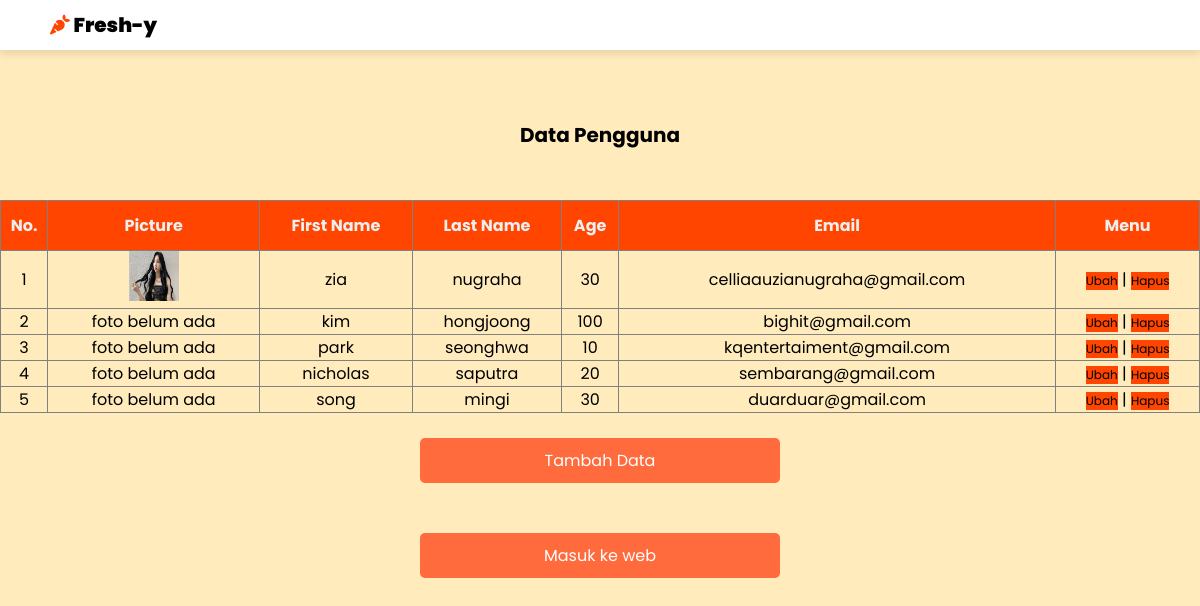
The app's page /read.php with its own data.
### tables this page shows
CREATE TABLE `user` (
  `id` tinyint NOT NULL,
  `first_name` varchar(40) NOT NULL,
  `last_name` varchar(40) NOT NULL,
  `age` tinyint NOT NULL,
  `email` varchar(100) NOT NULL,
  `password` varchar(255) NOT NULL,
  `picture` varchar(255) NOT NULL
);

### read.php (the view, shortened to what this page needs)
<?php
require "koneksi.php";
$sql = mysqli_query($conn, "SELECT * FROM user");
$user = [];
while ($row = mysqli_fetch_assoc($sql)) {
    $user[] = $row;
}
?>
<!DOCTYPE html>
<html lang="en">
<head>
    <link rel="stylesheet" href="https://cdnjs.cloudflare.com/ajax/libs/font-awesome/6.6.0/css/all.min.css">
    <link rel="stylesheet" href="read.css">
</head>
<body>
    <header class="header">
        <a href="#" class="logo"><i class="fa-sharp fa-solid fa-carrot"></i> Fresh-y </a>
    </header>
    <h4>Data Pengguna</h4>
    <br>
    <br>
    <div class="container">
    <table border="1">
            <tr>
                <th>No.</th>
                <th>Picture</th>
                <th>First Name</th>
                <th>Last Name</th>
                <th>Age</th>
                <th>Email</th>
                <th>Menu</th>
            </tr>
        <tbody>
            <?php $i = 1;
            foreach($user as $usr) : ?>
                <tr>
                    <td><?= $i ?></td>
                    <?php $direktori = "upload/" . $usr["picture"]; ?>
                    <td>
                        <center>
                            <?php if ($usr["picture"] == "") {
                                echo "foto belum ada";
                            } else {
                                echo "<img src='$direktori' alt='picture' width='50px' height='50px'>";
                            } ?>
                        </center>
                    </td>
                    <td><?= $usr["first_name"] ?></td>
                    <td><?= $usr["last_name"] ?></td>
                    <td><?= $usr["age"] ?></td>
                    <td><?= $usr["email"] ?></td>
                    <td>
                        <a href="edit.php?id=<?= $usr["id"] ?>" class="btn">Ubah</a> |
                        <a href="delete.php?id=<?= $usr["id"] ?>" class="btn"">Hapus</a>
                    </td>
                </tr>
                <?php $i++;
                endforeach ?>
            </tbody>
        </table>
    </div>
    <br>
    <button onclick="window.location.href='index.php'">Tambah Data</button>
    <br>
    <br>
    <button onclick="window.location.href='index.html'">Masuk ke web</button>
</body>
</html>

### read.css (style rules this page uses)
* { margin: 0; padding: 0; box-sizing: border-box; font-family: 'Poppins', sans-serif; }
body { background-color: #ffebbb; }
.header { position: fixed; top: 0; left: 0; right: 0; display: flex; align-items: center; justify-content: space-between; box-shadow: 0 4px 8px rgba(0, 0, 0, 0.1); padding: 10px 50px; background-color: white; width: 100%; }
.header, i { color: orangered; }
.header, .logo { font-size: 20px; font-weight: bolder; color: black; border: #eeeeee; text-decoration: none; }
h4 { padding-top: 120px; text-align: center; font-size: 20px; }
table { border-collapse: collapse; width: 100%; }
th { background-color: orangered; color: #eeeeee; height: 50px; }
td { text-align: center; }
.btn { display:inline-block; padding: none; background-color: orangered; color: black; text-decoration: none; border: none; font-size: 12px; }
button { background-color: #FF6B3D; color: white; border: none; padding: 10px 20px; font-size: 16px; border-radius: 5px; cursor: pointer; width: 30%; transition: background-color 0.3s ease; margin: 0 auto; display: block; }

### records on screen
user: picture (picture), first_name "zia", last_name "nugraha", age "30", email "celliaauzianugraha@gmail.com"
user: picture "foto belum ada", first_name "kim", last_name "hongjoong", age "100", email "bighit@gmail.com"
user: picture "foto belum ada", first_name "park", last_name "seonghwa", age "10", email "kqentertaiment@gmail.com"
user: picture "foto belum ada", first_name "nicholas", last_name "saputra", age "20", email "sembarang@gmail.com"
user: picture "foto belum ada", first_name "song", last_name "mingi", age "30", email "duarduar@gmail.com"
